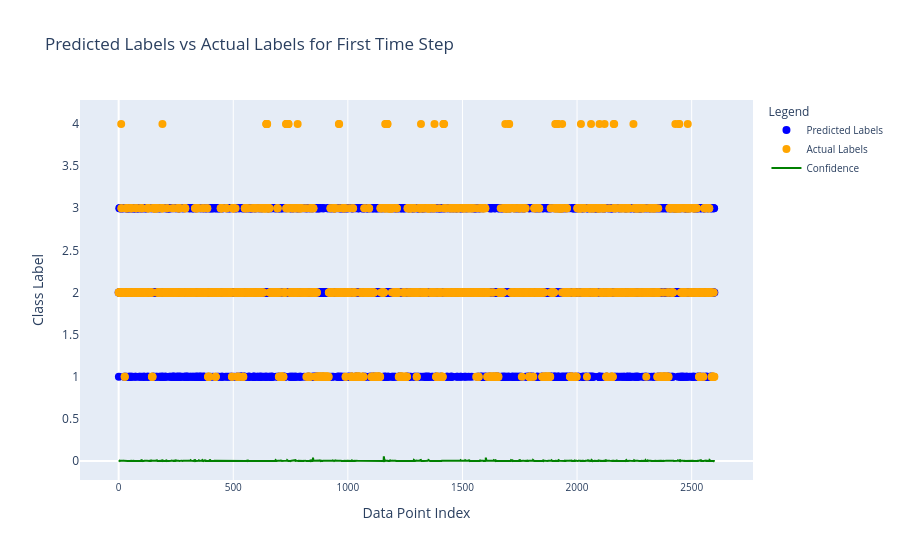

Notebook source saved alongside this figure:
### Code cell
import plotly.graph_objects as go

# Assuming 'train_results' is a DataFrame containing the predicted labels, actual labels, and confidence values
# 'train_results' should have columns like 'Train Predictions', 'Actuals', and 'Confidence'
# 'train_results['Train Predictions']' should be an array of shape (14284,) containing the predicted class labels for the first time step in each sequence
# 'train_results['Actuals']' should be an array of shape (14284,) containing the actual class labels for the first time step in each sequence
# 'train_results['Confidence']' should be an array of shape (14284,) containing the confidence values between 0 and 1 for each data point

# Select the first 100 data points for plotting
num_data_points = 2600
predicted_labels_first_timestep = train_results['Train Predictions'][:num_data_points]
actual_labels_first_timestep = train_results['Actuals'][:num_data_points]
confidence_values = train_results['Confidence'][:num_data_points]

# Create the plot using Plotly
fig = go.Figure()

# Add the trace for the predicted labels as scatter points
fig.add_trace(go.Scatter(
    x=list(range(num_data_points)),
    y=predicted_labels_first_timestep,
    mode='markers',  # Use 'markers' for scatter plot
    name='Predicted Labels',
    marker=dict(color='blue', size=8)  # Customize marker color and size
))

# Add the trace for the actual labels as scatter points
fig.add_trace(go.Scatter(
    x=list(range(num_data_points)),
    y=actual_labels_first_timestep,
    mode='markers',  # Use 'markers' for scatter plot
    name='Actual Labels',
    marker=dict(color='orange', size=8)  # Customize marker color and size
))

# Add the trace for the confidence values as a line with the secondary y-axis
fig.add_trace(go.Scatter(
    x=list(range(num_data_points)),
    y=confidence_values,
    mode='lines',  # Use 'lines' for the line plot
    name='Confidence',
    line=dict(color='green', width=2)  # Customize line color and width
))

# Customize the layout with a secondary y-axis
fig.update_layout(
    title='Predicted Labels vs Actual Labels for First Time Step',
    xaxis_title='Data Point Index',
    yaxis=dict(title='Class Label', side='left', showgrid=False),
    yaxis2=dict(title='Confidence', side='right', overlaying='y', showgrid=False),
    legend=dict(title='Legend', font=dict(size=10)),
    xaxis=dict(tickfont=dict(size=10)),
)

# Show the plot
fig.show()

### Figure 1 — Plotly figure (JSON) as saved in the notebook; plotly's stock layout.template omitted (floating-point values rounded to 4 significant figures; data arrays with more than 128 entries replaced by an {"elided": "..."} marker saying what was removed)
{"data": [{"marker": {"color": "blue", "size": 8}, "mode": "markers", "name": "Predicted Labels", "type": "scatter", "x": {"elided": "2600 int values"}, "y": {"elided": "2600 int values"}}, {"marker": {"color": "orange", "size": 8}, "mode": "markers", "name": "Actual Labels", "type": "scatter", "x": {"elided": "2600 int values"}, "y": {"elided": "2600 int values"}}, {"line": {"color": "green", "width": 2}, "mode": "lines", "name": "Confidence", "type": "scatter", "x": {"elided": "2600 int values"}, "y": {"elided": "2600 float values"}}], "layout": {"legend": {"font": {"size": 10}, "title": {"text": "Legend"}}, "title": {"text": "Predicted Labels vs Actual Labels for First Time Step"}, "xaxis": {"tickfont": {"size": 10}, "title": {"text": "Data Point Index"}}, "yaxis": {"showgrid": false, "side": "left", "title": {"text": "Class Label"}}, "yaxis2": {"overlaying": "y", "showgrid": false, "side": "right", "title": {"text": "Confidence"}}}}
